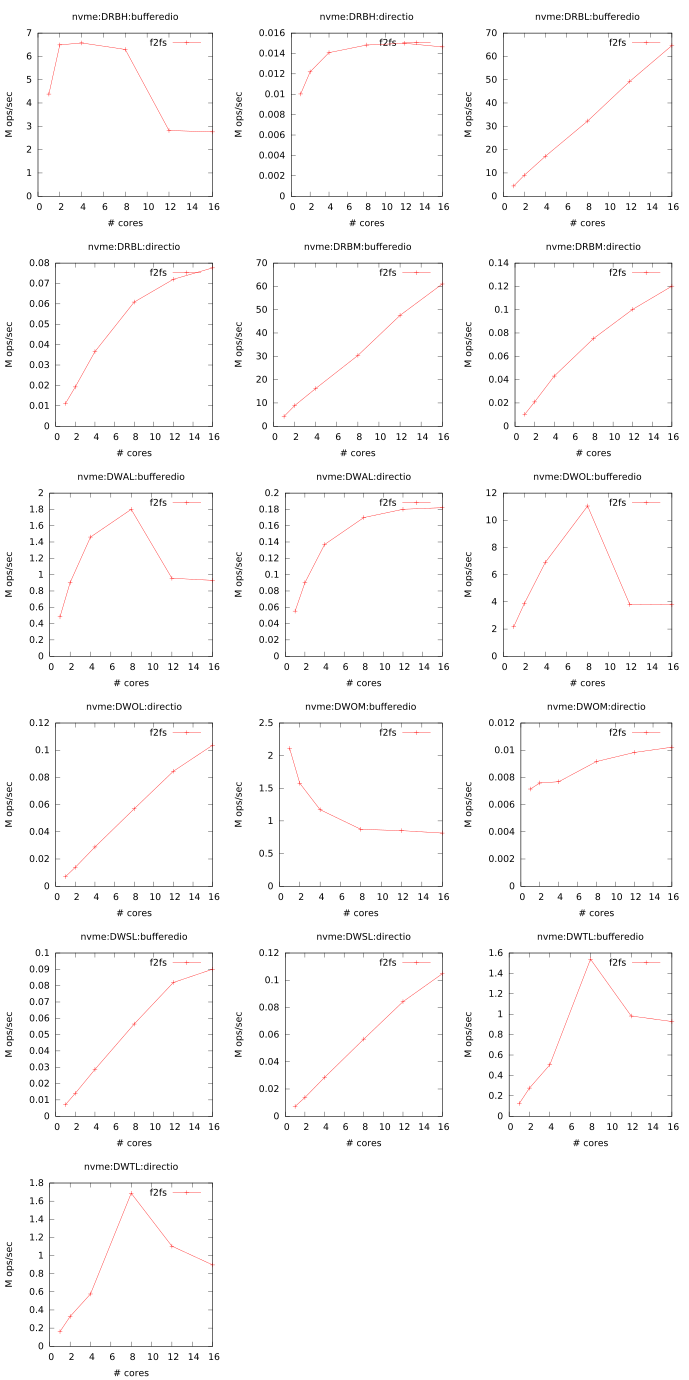

This figure's gnuplot source:
# LOG_FILE = logs/2016-12-03-10-40-54.446318/fxmark.log
# MEDIA_TYPES = ssd,hdd,ramdisk,nvme,mem
# DISK_SIZE = 64G
# DIRECTIO = bufferedio,directio
# SYSTEM = Linux perf 4.9.0-rc6+ #76 SMP Wed Nov 23 12:16:58 PST 2016 x86_64 x86_64 x86_64 GNU/Linux
# CORE_SEQ = 0,1,2,3,4,5,6,7,8,9,10,11,12,13,14,15,16,17,18,19,20,21,22,23,24,25,26,27,28,29,30,31
# SMT_LEVEL = 2
# MODEL_NAME = Intel(R) Xeon(R) CPU E5-2630 v3 @ 2.40GHz
# PHYSICAL_CHIPS = 2
# FS_TYPES = f2fs
# CORE_PER_CHIP = 8
# NUM_TEST_CONF = 96
# NCORES = 1,2,4,8,12,16
# BENCH_TYPES = DWAL,DWOL,DWOM,DWSL,DWTL,DRBH,DRBM,DRBL
# DURATION = 2s

set term pdfcairo size 6.8999999999999995in,13.799999999999999in font ',10'
set_out='set output "`if test -z $OUT; then echo sc.pdf; else echo $OUT; fi`"'
eval set_out
set multiplot layout 6,3

set title 'nvme:DRBH:bufferedio'
set xlabel '# cores'
set ylabel 'M ops/sec'
plot [0:][0:] 'nvme:f2fs:DRBH:bufferedio.dat' using 1:2 title 'f2fs' with lp ps 0.5

set title 'nvme:DRBH:directio'
set xlabel '# cores'
set ylabel 'M ops/sec'
plot [0:][0:] 'nvme:f2fs:DRBH:directio.dat' using 1:2 title 'f2fs' with lp ps 0.5

set title 'nvme:DRBL:bufferedio'
set xlabel '# cores'
set ylabel 'M ops/sec'
plot [0:][0:] 'nvme:f2fs:DRBL:bufferedio.dat' using 1:2 title 'f2fs' with lp ps 0.5

set title 'nvme:DRBL:directio'
set xlabel '# cores'
set ylabel 'M ops/sec'
plot [0:][0:] 'nvme:f2fs:DRBL:directio.dat' using 1:2 title 'f2fs' with lp ps 0.5

set title 'nvme:DRBM:bufferedio'
set xlabel '# cores'
set ylabel 'M ops/sec'
plot [0:][0:] 'nvme:f2fs:DRBM:bufferedio.dat' using 1:2 title 'f2fs' with lp ps 0.5

set title 'nvme:DRBM:directio'
set xlabel '# cores'
set ylabel 'M ops/sec'
plot [0:][0:] 'nvme:f2fs:DRBM:directio.dat' using 1:2 title 'f2fs' with lp ps 0.5

set title 'nvme:DWAL:bufferedio'
set xlabel '# cores'
set ylabel 'M ops/sec'
plot [0:][0:] 'nvme:f2fs:DWAL:bufferedio.dat' using 1:2 title 'f2fs' with lp ps 0.5

set title 'nvme:DWAL:directio'
set xlabel '# cores'
set ylabel 'M ops/sec'
plot [0:][0:] 'nvme:f2fs:DWAL:directio.dat' using 1:2 title 'f2fs' with lp ps 0.5

set title 'nvme:DWOL:bufferedio'
set xlabel '# cores'
set ylabel 'M ops/sec'
plot [0:][0:] 'nvme:f2fs:DWOL:bufferedio.dat' using 1:2 title 'f2fs' with lp ps 0.5

set title 'nvme:DWOL:directio'
set xlabel '# cores'
set ylabel 'M ops/sec'
plot [0:][0:] 'nvme:f2fs:DWOL:directio.dat' using 1:2 title 'f2fs' with lp ps 0.5

set title 'nvme:DWOM:bufferedio'
set xlabel '# cores'
set ylabel 'M ops/sec'
plot [0:][0:] 'nvme:f2fs:DWOM:bufferedio.dat' using 1:2 title 'f2fs' with lp ps 0.5

set title 'nvme:DWOM:directio'
set xlabel '# cores'
set ylabel 'M ops/sec'
plot [0:][0:] 'nvme:f2fs:DWOM:directio.dat' using 1:2 title 'f2fs' with lp ps 0.5

set title 'nvme:DWSL:bufferedio'
set xlabel '# cores'
set ylabel 'M ops/sec'
plot [0:][0:] 'nvme:f2fs:DWSL:bufferedio.dat' using 1:2 title 'f2fs' with lp ps 0.5

set title 'nvme:DWSL:directio'
set xlabel '# cores'
set ylabel 'M ops/sec'
plot [0:][0:] 'nvme:f2fs:DWSL:directio.dat' using 1:2 title 'f2fs' with lp ps 0.5

set title 'nvme:DWTL:bufferedio'
set xlabel '# cores'
set ylabel 'M ops/sec'
plot [0:][0:] 'nvme:f2fs:DWTL:bufferedio.dat' using 1:2 title 'f2fs' with lp ps 0.5

set title 'nvme:DWTL:directio'
set xlabel '# cores'
set ylabel 'M ops/sec'
plot [0:][0:] 'nvme:f2fs:DWTL:directio.dat' using 1:2 title 'f2fs' with lp ps 0.5

unset multiplot
set output
